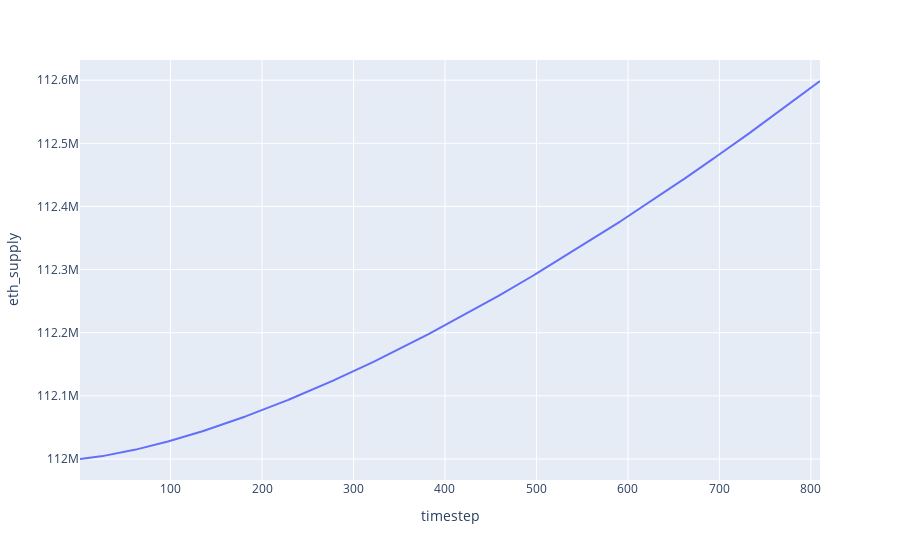

Source (notebook cell):
### Code cell
df.plot(x='timestep', y='eth_supply')

### Figure 1 — Plotly figure (JSON) as saved in the notebook; plotly's stock layout.template omitted (floating-point values rounded to 4 significant figures; data arrays with more than 128 entries replaced by an {"elided": "..."} marker saying what was removed)
{"data": [{"hovertemplate": "timestep=%{x}<br>eth_supply=%{y}<extra></extra>", "legendgroup": "", "line": {"color": "#636efa", "dash": "solid"}, "mode": "lines", "name": "", "orientation": "v", "showlegend": false, "type": "scatter", "x": {"elided": "810 int values"}, "xaxis": "x", "y": {"elided": "810 float values"}, "yaxis": "y"}], "layout": {"legend": {"tracegroupgap": 0}, "margin": {"t": 60}, "xaxis": {"anchor": "y", "domain": [0, 1], "title": {"text": "timestep"}}, "yaxis": {"anchor": "x", "domain": [0, 1], "title": {"text": "eth_supply"}}}}
